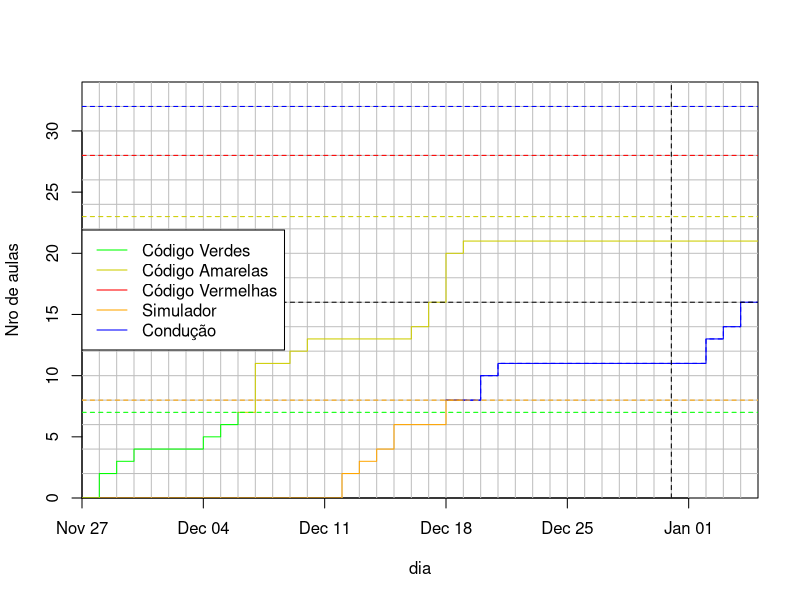

This chart was generated by the following R code:
df <- read.csv(file.path("data", "aulas.csv"))

dias <- as.Date(df$dia)
codigo <- cumsum(df$codigo)
conducao <- cumsum(df$conducao)

diff_dias <- as.numeric(
  difftime(
    max(dias),
    min(dias),
    unit = "days"
  )
)

png("progresso.png",
  width = 8,
  height = 8,
  units = "cm",
  res = 2048,
  pointsize = 4
)

plot(
  dias,
  codigo,
  ylim = c(0, 34),
  xaxs = "i",
  yaxs = "i",
  xlab = "dia",
  ylab = "Nro de aulas",
  col = "white"
)
grid(
  nx = diff_dias,
  ny = 17,
  lty = 1,
  col = "gray",
  lwd = 1
)

# Linhas do código
lines(
  dias[codigo >= 23],
  codigo[codigo >= 23],
  col = "red",
  type = "s"
)
lines(
  dias[codigo >= 7 & codigo < 24],
  codigo[codigo >= 7 & codigo < 24],
  col = "yellow3",
  type = "s"
)
lines(
  dias[codigo < 8],
  codigo[codigo < 8],
  col = "green",
  type = "s"
)
abline(h = 7, col = "green", lty = 2)
abline(h = 23, col = "yellow3", lty = 2)
abline(h = 28, col = "red", lty = 2)

# Linhas da condução
lines(
  dias[conducao >= 8 & dias <= Sys.Date()],
  conducao[conducao >= 8 & dias <= Sys.Date()],
  col = "blue",
  type = "s"
)
lines(
  dias[conducao >= 8],
  conducao[conducao >= 8],
  col = "blue",
  type = "s", lty = 2
)
lines(
  dias[conducao <= 8],
  conducao[conducao <= 8],
  col = "orange",
  type = "s"
)
abline(h = 8, col = "orange", lty = 2)
abline(h = 16, col = "black", lty = 2)
abline(h = 32, col = "blue", lty = 2)
abline(v = as.Date("2023-12-31"), col = "black", lty = 2)

legend(
  x = "left",
  legend = c(
    "Código Verdes",
    "Código Amarelas",
    "Código Vermelhas",
    "Simulador",
    "Condução"
  ),
  col = c("green", "yellow3", "red", "orange", "blue"),
  lty = 1,
  lwd = 1
)
